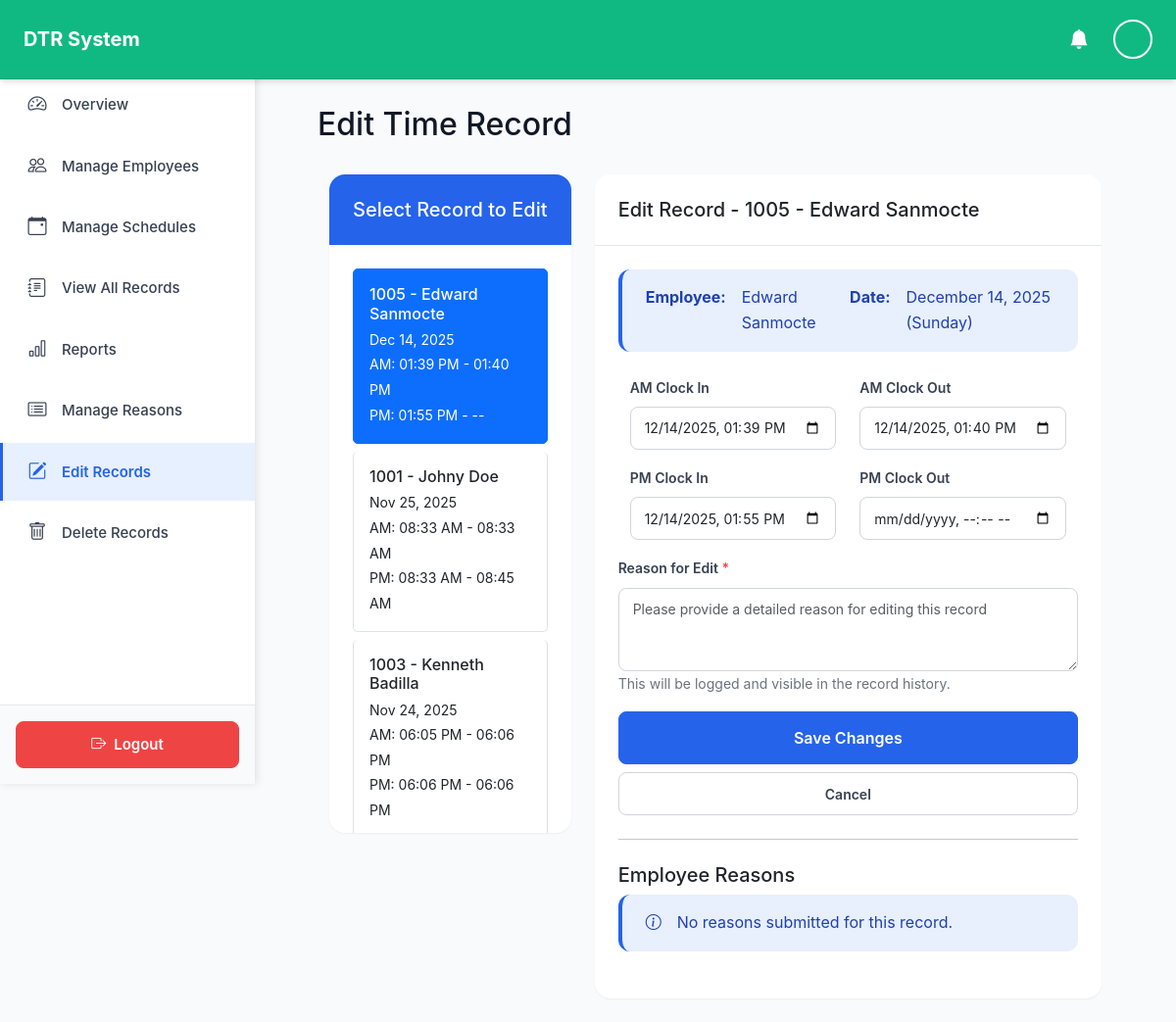
The page /admin/edit_record.php?id=18 (signed in) on the database its author committed.
### tables this page shows
CREATE TABLE `time_record` (
  `record_id` int(11) NOT NULL AUTO_INCREMENT,
  `employee_id` int(11) NOT NULL,
  `record_date` date NOT NULL,
  `am_in` time DEFAULT NULL,
  `am_out` time DEFAULT NULL,
  `pm_in` time DEFAULT NULL,
  `pm_out` time DEFAULT NULL,
  `created_at` datetime DEFAULT current_timestamp(),
  `updated_at` datetime DEFAULT current_timestamp() ON UPDATE current_timestamp(),
  PRIMARY KEY (`record_id`),
  UNIQUE KEY `unique_employee_date` (`employee_id`,`record_date`),
  KEY `idx_time_record_employee` (`employee_id`),
  KEY `idx_time_record_date` (`record_date`),
  CONSTRAINT `time_record_ibfk_1` FOREIGN KEY (`employee_id`) REFERENCES `employee` (`employee_id`) ON DELETE CASCADE
);

CREATE TABLE `employee` (
  `employee_id` int(11) NOT NULL AUTO_INCREMENT,
  `pin` varchar(20) NOT NULL,
  `first_name` varchar(50) NOT NULL,
  `last_name` varchar(50) NOT NULL,
  `email` varchar(100) DEFAULT NULL,
  `position_id` varchar(50) DEFAULT NULL,
  `department_id` varchar(50) DEFAULT NULL,
  `is_active` tinyint(1) DEFAULT 1,
  `created_at` datetime DEFAULT current_timestamp(),
  `updated_at` datetime DEFAULT current_timestamp() ON UPDATE current_timestamp(),
  PRIMARY KEY (`employee_id`),
  UNIQUE KEY `pin` (`pin`),
  UNIQUE KEY `email` (`email`),
  KEY `idx_employee_pin` (`pin`),
  KEY `idx_employee_email` (`email`),
  KEY `idx_employee_active` (`is_active`),
  KEY `employee_ibfk_1` (`position_id`),
  KEY `employee_ibfk_2` (`department_id`),
  CONSTRAINT `employee_ibfk_1` FOREIGN KEY (`position_id`) REFERENCES `position` (`position_id`) ON DELETE SET NULL,
  CONSTRAINT `employee_ibfk_2` FOREIGN KEY (`department_id`) REFERENCES `department` (`department_id`) ON DELETE SET NULL
);

### includes/functions.php (called while the page is built, shortened)
<?php
function formatTime($datetime, $format = 'h:i A') {
    if (!$datetime) {
        return '--';
    }
    $date = new DateTime($datetime);
    return $date->format($format);
}
function formatDate($datetime, $format = 'F d, Y') {
    $date = new DateTime($datetime);
    return $date->format($format);
}
?>

### admin/edit_record.php (the view, shortened to what this page needs)
<?php
require_once '../config/database.php';
require_once '../includes/functions.php';
$record = null;
if (isset($_GET['id'])) {
    $stmt = $conn->prepare("
        SELECT tr.*, e.first_name, e.last_name, e.employee_id as emp_id
        FROM time_record tr
        JOIN employee e ON tr.employee_id = e.employee_id
        WHERE tr.record_id = ?
    ");
    $stmt->execute([$_GET['id']]);
    $record = $stmt->fetch();
}
$recentStmt = $conn->query("
    SELECT tr.*, e.first_name, e.last_name, e.employee_id as emp_id
    FROM time_record tr
    JOIN employee e ON tr.employee_id = e.employee_id
    ORDER BY tr.created_at DESC
    LIMIT 50
");
$recentRecords = $recentStmt->fetchAll();
?>
<!DOCTYPE html>
<html lang="en">
<head>
    <link href="https://cdn.jsdelivr.net/npm/bootstrap@5.3.0/dist/css/bootstrap.min.css" rel="stylesheet">
    <link rel="stylesheet" href="../assets/css/style.css">
</head>
<body class="bg-light">
    <?php
require_once '../includes/header.php';
?>
    <?php require_once '../includes/sidebar.php'; ?>
    <div class="container-fluid mt-4">
        <div class="main-content">
            <div class="d-flex justify-content-between align-items-center mb-4">
                <h2>Edit Time Record</h2>
            </div>
        <div class="row">
            <div class="col-md-4 mb-4">
                <div class="card">
                    <div class="card-header bg-primary text-white">
                        <h5 class="mb-0">Select Record to Edit</h5>
                    </div>
                    <div class="card-body" style="max-height: 600px; overflow-y: auto;">
                        <div class="list-group">
                            <?php foreach ($recentRecords as $rec): ?>
                                <a href="?id=<?php echo $rec['record_id']; ?>"
                                   class="list-group-item list-group-item-action <?php echo ($record && $record['record_id'] == $rec['record_id']) ? 'active' : ''; ?>">
                                    <div class="d-flex w-100 justify-content-between">
                                        <h6 class="mb-1"><?php echo htmlspecialchars($rec['emp_id'] . ' - ' . $rec['first_name'] . ' ' . $rec['last_name']); ?></h6>
                                    </div>
                                    <small>
                                        <?php echo formatDate($rec['created_at'], 'M d, Y'); ?><br>
                                        AM: <?php echo formatTime($rec['am_in']); ?> - <?php echo formatTime($rec['am_out']); ?><br>
                                        PM: <?php echo formatTime($rec['pm_in']); ?> - <?php echo formatTime($rec['pm_out']); ?>
                                    </small>
                                </a>
                            <?php endforeach; ?>
                        </div>
                    </div>
                </div>
            </div>
            <div class="col-md-8">
                <?php if ($record): ?>
                    <div class="card">
                        <div class="card-header bg-warning text-dark">
                            <h5 class="mb-0">
                                Edit Record - <?php echo htmlspecialchars($record['emp_id'] . ' - ' . $record['first_name'] . ' ' . $record['last_name']); ?>
                            </h5>
                        </div>
                        <div class="card-body">
                            <div class="alert alert-info">
                                <strong>Employee:</strong> <?php echo htmlspecialchars($record['first_name'] . ' ' . $record['last_name']); ?><br>
                                <strong>Date:</strong> <?php echo formatDate($record['created_at'], 'F d, Y (l)'); ?>
                            </div>
                            <form id="editRecordForm" method="POST" action="../api/update_record.php">
                                <div class="row mb-3">
                                    <div class="col-md-6">
                                        <label for="am_in" class="form-label">AM Clock In</label>
                                        <input type="datetime-local" class="form-control" id="am_in"
                                               name="am_in"
                                               value="<?php echo $record['am_in'] ? date('Y-m-d\TH:i', strtotime($record['am_in'])) : ''; ?>">
                                    </div>
                                    <div class="col-md-6">
                                        <label for="am_out" class="form-label">AM Clock Out</label>
                                        <input type="datetime-local" class="form-control" id="am_out"
                                               name="am_out"
                                               value="<?php echo $record['am_out'] ? date('Y-m-d\TH:i', strtotime($record['am_out'])) : ''; ?>">
                                    </div>
                                </div>
                                <div class="row mb-3">
                                    <div class="col-md-6">
                                        <label for="pm_in" class="form-label">PM Clock In</label>
                                        <input type="datetime-local" class="form-control" id="pm_in"
                                               name="pm_in"
                                               value="<?php echo $record['pm_in'] ? date('Y-m-d\TH:i', strtotime($record['pm_in'])) : ''; ?>">
                                    </div>
                                    <div class="col-md-6">
                                        <label for="pm_out" class="form-label">PM Clock Out</label>
                                        <input type="datetime-local" class="form-control" id="pm_out"
                                               name="pm_out"
                                               value="<?php echo $record['pm_out'] ? date('Y-m-d\TH:i', strtotime($record['pm_out'])) : ''; ?>">
                                    </div>
                                </div>
                                <div class="mb-3">
                                    <label for="edit_reason" class="form-label">Reason for Edit <span class="text-danger">*</span></label>
                                    <textarea class="form-control" id="edit_reason" name="edit_reason"
                                              rows="3" required
                                              placeholder="Please provide a detailed reason for editing this record"></textarea>
                                    <small class="text-muted">This will be logged and visible in the record history.</small>
                                </div>
                                <div class="d-grid gap-2">
                                    <button type="submit" class="btn btn-primary btn-lg">Save Changes</button>
                                    <a href="view_all_records.php" class="btn btn-outline-secondary">Cancel</a>
                                </div>
                            </form>
                            <hr class="my-4">
                            <h5 id="reasons">Employee Reasons</h5>
                            <?php
                            $hasReasons = !empty($record['am_in_reason']) || !empty($record['am_out_reason']) ||
                                         !empty($record['pm_in_reason']) || !empty($record['pm_out_reason']);
                            if ($hasReasons):
                                $entries = [
                                    ['type' => 'am_in', 'label' => 'AM Clock In'],
                                    ['type' => 'am_out', 'label' => 'AM Clock Out'],
                                    ['type' => 'pm_in', 'label' => 'PM Clock In'],
                                    ['type' => 'pm_out', 'label' => 'PM Clock Out']
                                ];
                                foreach ($entries as $entry):
                                    $reasonCol = $entry['type'] . '_reason';
                                    $statusCol = $entry['type'] . '_reason_status';
                                    $timestampCol = $entry['type'] . '_reason_timestamp';
                                    if (!empty($record[$reasonCol])):
                                        $status = $record[$statusCol] ?? 'pending';
                                        $statusColors = ['pending' => 'warning', 'approved' => 'success', 'rejected' => 'danger'];
                                        $statusBg = $statusColors[$status] ?? 'secondary';
                                    ?>
                                        <div class="card mb-3">
                                            <div class="card-header">
                                                <div class="d-flex justify-content-between align-items-center">
                                                    <strong><?php echo $entry['label']; ?></strong>
                                                    <span class="badge bg-<?php echo $statusBg; ?>"><?php echo ucfirst($status); ?></span>
                                                </div>
                                            </div>
                                            <div class="card-body">
                                                <p><?php echo nl2br(htmlspecialchars($record[$reasonCol])); ?></p>
                                                <small class="text-muted">
                                                    Submitted: <?php echo !empty($record[$timestampCol]) ? formatDate($record[$timestampCol], 'M d, Y h:i A') : '—'; ?>
                                                </small>
                                            </div>
                                            <div class="card-footer">
                                                <?php if ($status === 'pending'): ?>
                                                    <button class="btn btn-sm btn-success" onclick="approveReason(<?php echo $record['record_id']; ?>, '<?php echo $entry['type']; ?>')">
                                                        ✓ Approve
                                                    </button>
                                                    <button class="btn btn-sm btn-danger" onclick="rejectReason(<?php echo $record['record_id']; ?>, '<?php echo $entry['type']; ?>')">
                                                        ✗ Reject
                                                    </button>
                                                <?php else: ?>
                                                    <small class="text-muted">Status: <?php echo ucfirst($status); ?></small>
                                                <?php endif; ?>
                                            </div>
                                        </div>
                                    <?php
                                    endif;
                                endforeach;
                            else:
                            ?>
                                <div class="alert alert-info">
                                    <i class="bi bi-info-circle"></i> No reasons submitted for this record.
                                </div>
                            <?php endif; ?>
                        </div>
                    </div>
                <?php endif; ?>
            </div>
        </div>
    </div>
</body>
</html>

### rows shown on the page
time_record: employee.last_name "1005 - Edward Sanmocte", created_at "Dec 14, 2025", am_in "01:39 PM", am_out "01:40 PM", pm_in "01:55 PM", pm_out "--", created_at "December 14, 2025 (Sunday)", am_in "12/14/2025 13:39", am_out "12/14/2025 13:40", pm_in "12/14/2025 13:55"
time_record: employee.last_name "1001 - Johny Doe", created_at "Nov 25, 2025", am_in "08:33 AM", am_out "08:33 AM", pm_in "08:33 AM", pm_out "08:45 AM"
time_record: employee.last_name "1003 - Kenneth Badilla", created_at "Nov 24, 2025", am_in "06:05 PM", am_out "06:06 PM", pm_in "06:06 PM", pm_out "06:06 PM"
employee: employee_id+first_name+last_name "1005 - Edward Sanmocte", first_name+last_name "Edward Sanmocte"
